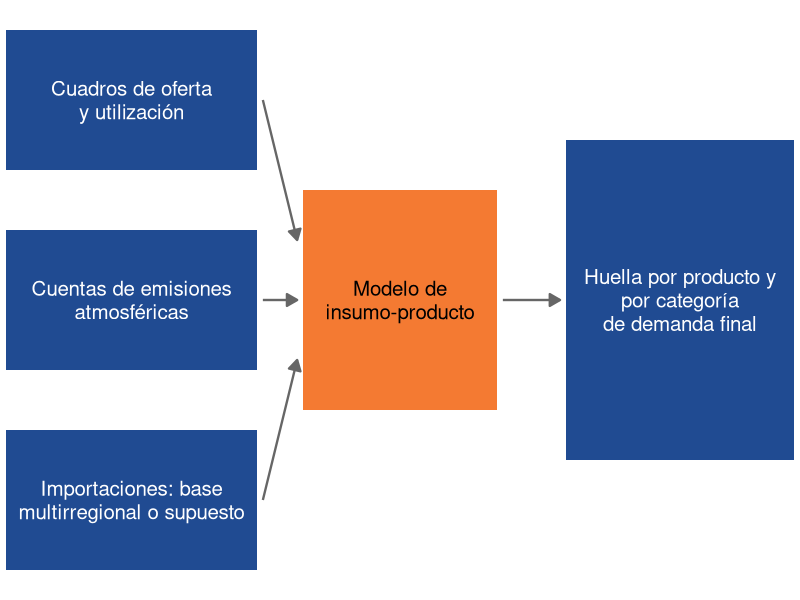
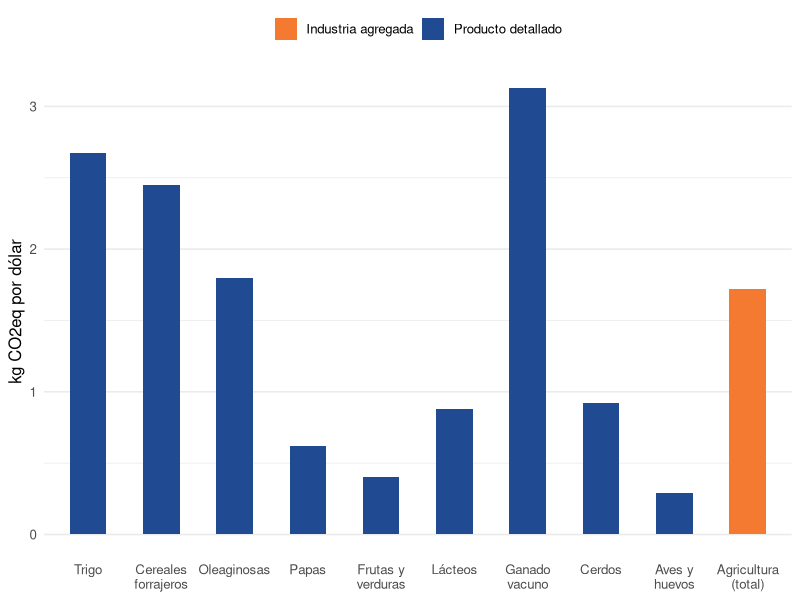
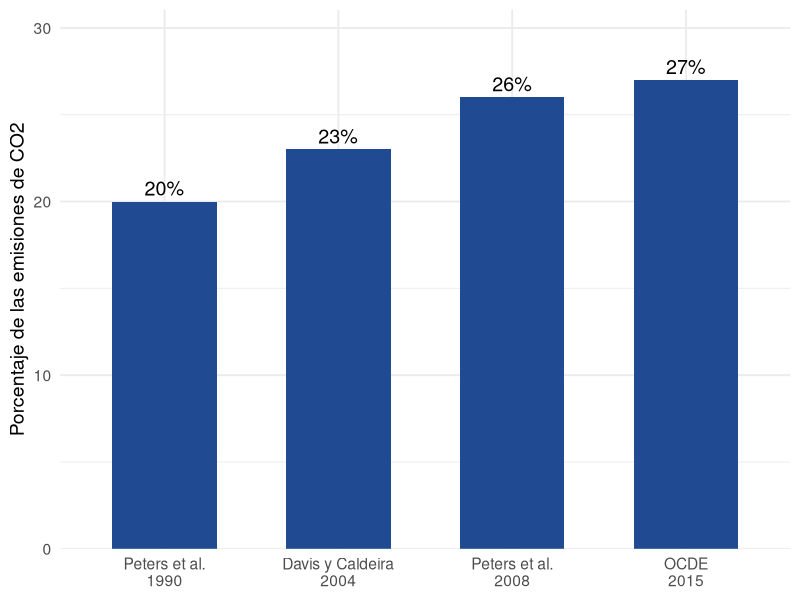
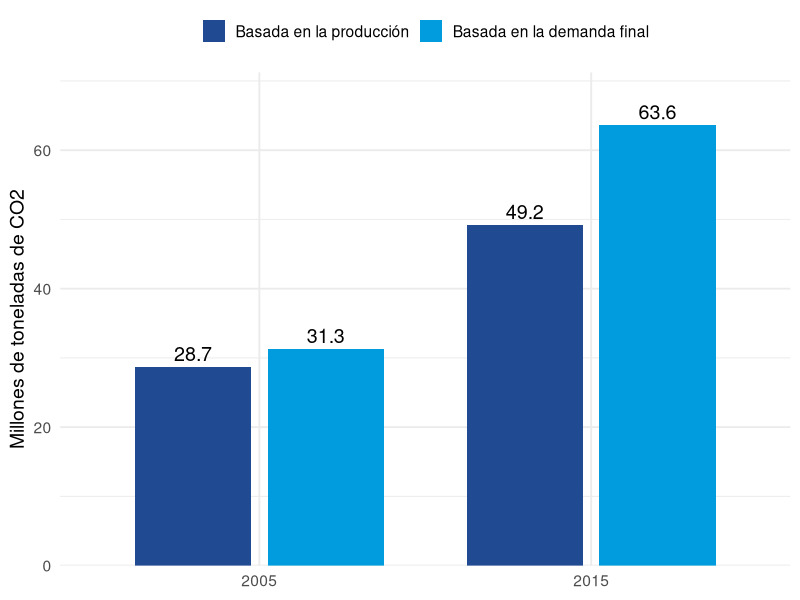
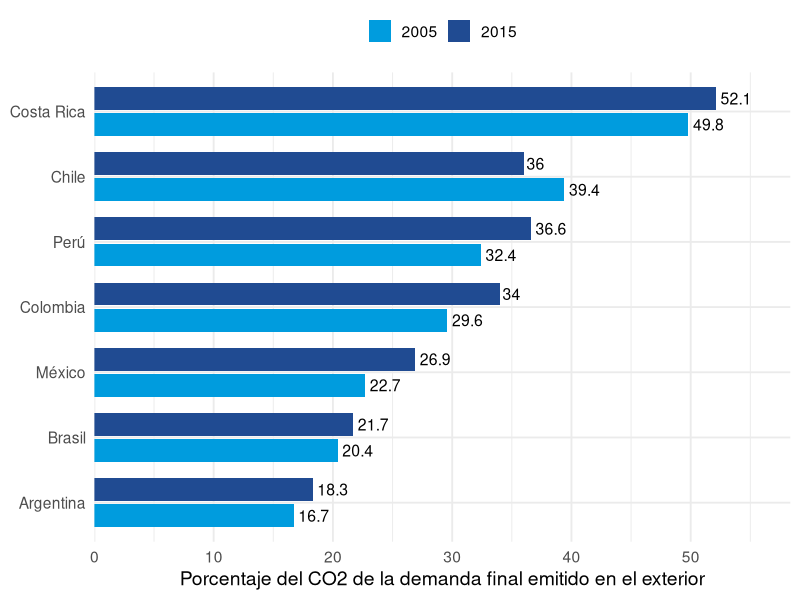
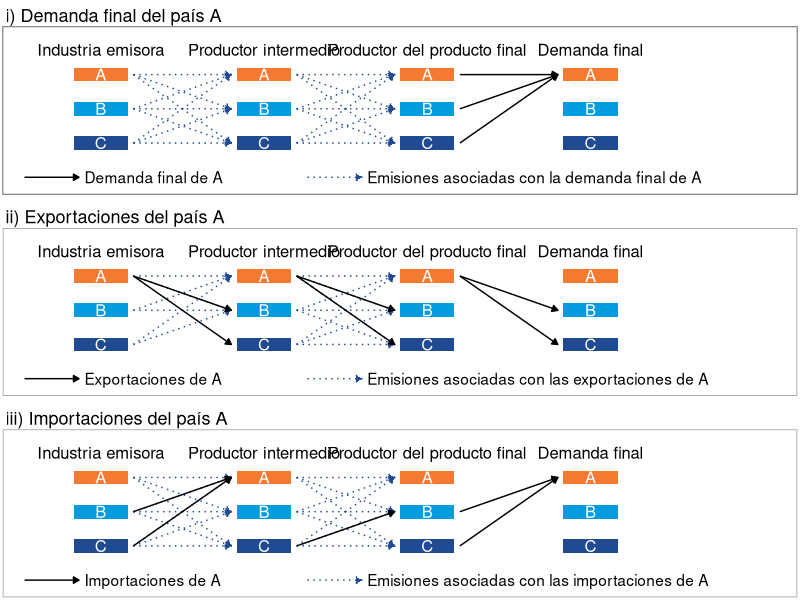

R code for these plots, in order:
## ---- chunk 1
#| label: datos
library(ggplot2)

# Anexo E de Yamano y Guilhoto (2020)
oecd <- data.frame(
  pais = c("Perú", "Chile", "Colombia", "México", "Argentina", "Brasil", "Costa Rica"),
  ext_2005 = c(32.4, 39.4, 29.6, 22.7, 16.7, 20.4, 49.8),
  ext_2015 = c(36.6, 36.0, 34.0, 26.9, 18.3, 21.7, 52.1)
)
## ---- chunk 2
#| fig-width: 10
#| fig-height: 3.6
#| fig-align: center
azul <- "#204B92"
naranja <- "#F47A32"

cajas <- data.frame(
  xmin = c(0, 0, 0, 5.2, 9.8),
  xmax = c(4.4, 4.4, 4.4, 8.6, 13.8),
  ymin = c(2.75, 1.75, 0.75, 1.55, 1.3),
  ymax = c(3.45, 2.45, 1.45, 2.65, 2.9),
  texto = c("Cuadros de oferta\ny utilización", "Cuentas de emisiones\natmosféricas",
            "Importaciones: base\nmultirregional o supuesto",
            "Modelo de\ninsumo-producto", "Huella por producto y\npor categoría\nde demanda final"),
  fill = c(azul, azul, azul, naranja, azul),
  col = c("white", "white", "white", "black", "white")
)
cajas$x <- (cajas$xmin + cajas$xmax) / 2
cajas$y <- (cajas$ymin + cajas$ymax) / 2

flechas <- data.frame(
  x = c(4.5, 4.5, 4.5, 8.7), xend = c(5.1, 5.1, 5.1, 9.7),
  y = c(3.1, 2.1, 1.1, 2.1), yend = c(2.4, 2.1, 1.8, 2.1)
)

ggplot() +
  geom_segment(data = flechas, aes(x, y, xend = xend, yend = yend),
               colour = "grey40", linewidth = 0.8,
               arrow = arrow(length = unit(3, "mm"), type = "closed")) +
  geom_rect(data = cajas, aes(xmin = xmin, xmax = xmax, ymin = ymin, ymax = ymax, fill = fill)) +
  geom_text(data = cajas, aes(x, y, label = texto, colour = col), size = 5.2, lineheight = 0.95) +
  scale_fill_identity() +
  scale_colour_identity() +
  coord_cartesian(xlim = c(-0.1, 13.9), ylim = c(0.6, 3.6), expand = FALSE) +
  theme_void()
## ---- chunk 3
#| fig-width: 10
#| fig-height: 3.4
#| fig-align: center
intens <- data.frame(
  producto = c("Trigo", "Cereales\nforrajeros", "Oleaginosas", "Papas",
               "Frutas y\nverduras", "Lácteos", "Ganado\nvacuno", "Cerdos",
               "Aves y\nhuevos", "Agricultura\n(total)"),
  valor = c(2.67, 2.45, 1.80, 0.62, 0.40, 0.88, 3.13, 0.92, 0.29, 1.72)
)
intens$producto <- factor(intens$producto, levels = intens$producto)
intens$nivel <- ifelse(intens$producto == "Agricultura\n(total)",
                       "Industria agregada", "Producto detallado")

ggplot(intens, aes(producto, valor, fill = nivel)) +
  geom_col(width = 0.5) +
  scale_fill_manual(values = c("Industria agregada" = "#F47A32",
                               "Producto detallado" = "#204B92")) +
  labs(x = NULL, y = "kg CO2eq por dólar", fill = NULL) +
  theme_minimal(base_size = 12) +
  theme(legend.position = "top",
        panel.grid.major.x = element_blank())
## ---- chunk 4
#| fig-height: 3.9
#| fig-align: center
glob <- data.frame(
  estudio = factor(
    c("Peters et al.\n1990", "Davis y Caldeira\n2004", "Peters et al.\n2008", "OCDE\n2015"),
    levels = c("Peters et al.\n1990", "Davis y Caldeira\n2004", "Peters et al.\n2008", "OCDE\n2015")
  ),
  pct = c(20, 23, 26, 27)
)
ggplot(glob, aes(x = estudio, y = pct)) +
  geom_col(fill = "#204B92", width = 0.6) +
  geom_text(aes(label = paste0(pct, "%")), vjust = -0.4, size = 5) +
  scale_y_continuous(expand = expansion(mult = c(0, 0.15))) +
  labs(x = NULL, y = "Porcentaje de las emisiones de CO2") +
  theme_minimal(base_size = 14)
## ---- chunk 5
#| fig-height: 3.7
#| fig-align: center
peru <- data.frame(
  anio = rep(c("2005", "2015"), each = 2),
  base = factor(
    rep(c("Basada en la producción", "Basada en la demanda final"), times = 2),
    levels = c("Basada en la producción", "Basada en la demanda final")
  ),
  valor = c(28.7, 31.3, 49.2, 63.6)
)
ggplot(peru, aes(x = anio, y = valor, fill = base)) +
  geom_col(position = position_dodge(width = 0.8), width = 0.7) +
  geom_text(aes(label = valor), position = position_dodge(width = 0.8), vjust = -0.4, size = 5) +
  scale_fill_manual(values = c("#204B92", "#009CDE")) +
  scale_y_continuous(expand = expansion(mult = c(0, 0.12))) +
  labs(x = NULL, y = "Millones de toneladas de CO2", fill = NULL) +
  theme_minimal(base_size = 14) +
  theme(legend.position = "top")
## ---- chunk 6
#| fig-height: 4
#| fig-align: center
ext <- data.frame(
  pais = rep(oecd$pais, times = 2),
  anio = rep(c("2005", "2015"), each = nrow(oecd)),
  valor = c(oecd$ext_2005, oecd$ext_2015)
)
ext$pais <- reorder(ext$pais, ext$valor, FUN = max)
ggplot(ext, aes(y = pais, x = valor, fill = anio)) +
  geom_col(position = position_dodge(width = 0.8), width = 0.7) +
  geom_text(aes(label = valor), position = position_dodge(width = 0.8), hjust = -0.15, size = 4) +
  scale_fill_manual(values = c("#009CDE", "#204B92")) +
  scale_x_continuous(expand = expansion(mult = c(0, 0.12))) +
  labs(x = "Porcentaje del CO2 de la demanda final emitido en el exterior", y = NULL, fill = NULL) +
  theme_minimal(base_size = 14) +
  theme(legend.position = "top")
## ---- chunk 7
#| fig-width: 11
#| fig-height: 5.6
#| fig-align: center
paneles <- c(
  "i) Demanda final del país A",
  "ii) Exportaciones del país A",
  "iii) Importaciones del país A"
)
cols_ind <- c(A = "#F47A32", B = "#009CDE", C = "#204B92")
c_azul <- "#204B92"
c_marron <- "black"
ind <- c("A", "B", "C")
ypos <- c(A = 3, B = 2, C = 1)
xpos <- 1:4 * 1.5
w <- 0.5

barras <- expand.grid(ind = ind, col = 1:4, panel = paneles, stringsAsFactors = FALSE)
barras$x <- xpos[barras$col]
barras$y <- ypos[barras$ind]
barras$panel <- factor(barras$panel, levels = paneles)

flechas <- function(panel, etapa, de, a) {
  g <- expand.grid(de = de, a = a, stringsAsFactors = FALSE)
  data.frame(panel = panel, etapa = etapa, de = g$de, a = g$a)
}
completar <- function(d) {
  d$panel <- factor(d$panel, levels = paneles)
  d$x <- xpos[d$etapa] + w / 2 + 0.05
  d$xend <- xpos[d$etapa + 1] - w / 2 - 0.05
  d$y <- ypos[d$de]
  d$yend <- ypos[d$a]
  d
}

azules <- rbind(
  flechas(paneles[1], 1, ind, ind),
  flechas(paneles[1], 2, ind, ind),
  flechas(paneles[2], 1, ind, c("A", "B")),
  flechas(paneles[2], 2, ind, c("A", "B", "C")),
  flechas(paneles[3], 1, ind, ind),
  flechas(paneles[3], 2, ind, ind)
) |> completar()

marrones <- rbind(
  flechas(paneles[1], 3, ind, "A"),
  flechas(paneles[2], 1, "A", c("B", "C")),
  flechas(paneles[2], 2, "A", c("B", "C")),
  flechas(paneles[2], 3, "A", c("B", "C")),
  flechas(paneles[3], 1, c("B", "C"), "A"),
  flechas(paneles[3], 2, "C", "B"),
  flechas(paneles[3], 3, c("B", "C"), "A")
) |> completar()

encabezados <- data.frame(
  x = xpos,
  label = c("Industria emisora", "Productor intermedio", "Productor del producto final", "Demanda final")
)

leyenda <- data.frame(
  panel = factor(paneles, levels = paneles),
  texto_m = c("Demanda final de A", "Exportaciones de A", "Importaciones de A"),
  texto_a = c("Emisiones asociadas con la demanda final de A",
              "Emisiones asociadas con las exportaciones de A",
              "Emisiones asociadas con las importaciones de A"),
  y = 0
)

flecha <- arrow(length = unit(1.6, "mm"), type = "closed")

ggplot() +
  geom_segment(data = azules, aes(x, y, xend = xend, yend = yend),
               colour = c_azul, linetype = "dotted", linewidth = 0.5, arrow = flecha) +
  geom_segment(data = marrones, aes(x, y, xend = xend, yend = yend),
               colour = c_marron, linewidth = 0.5, arrow = flecha) +
  geom_tile(data = barras, aes(x, y, fill = ind), width = w, height = 0.4) +
  geom_text(data = barras, aes(x, y, label = ind), colour = "white", size = 4.2) +
  geom_text(data = encabezados, aes(x, y = 3.55, label = label),
            vjust = 0, size = 4.2) +
  geom_segment(data = leyenda, aes(x = 0.8, xend = 1.3, y = y, yend = y),
               colour = c_marron, linewidth = 0.5, arrow = flecha) +
  geom_text(data = leyenda, aes(x = 1.35, y = y, label = texto_m),
            hjust = 0, size = 3.9) +
  geom_segment(data = leyenda, aes(x = 3.4, xend = 3.9, y = y, yend = y),
               colour = c_azul, linetype = "dotted", linewidth = 0.5, arrow = flecha) +
  geom_text(data = leyenda, aes(x = 3.95, y = y, label = texto_a),
            hjust = 0, size = 3.9) +
  scale_fill_manual(values = cols_ind, guide = "none") +
  scale_x_continuous(limits = c(0.6, 7.9), expand = c(0, 0)) +
  scale_y_continuous(limits = c(-0.5, 4.4), expand = c(0, 0)) +
  facet_wrap(vars(panel), ncol = 1) +
  theme_void(base_size = 12) +
  theme(
    strip.text = element_text(hjust = 0, size = 13, margin = margin(3, 0, 2, 2)),
    panel.border = element_rect(colour = "grey50", fill = NA, linewidth = 0.4),
    panel.spacing = unit(2.5, "mm"),
    plot.margin = margin(2, 2, 2, 2)
  )
